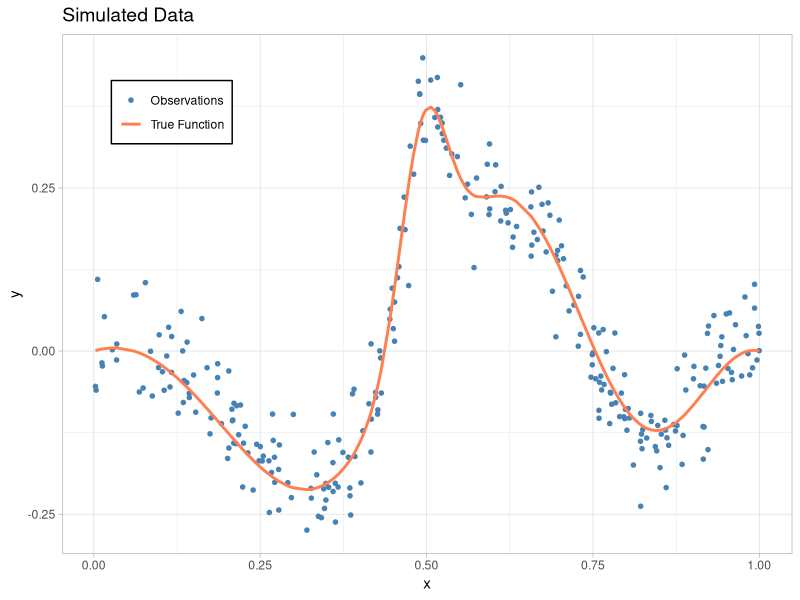
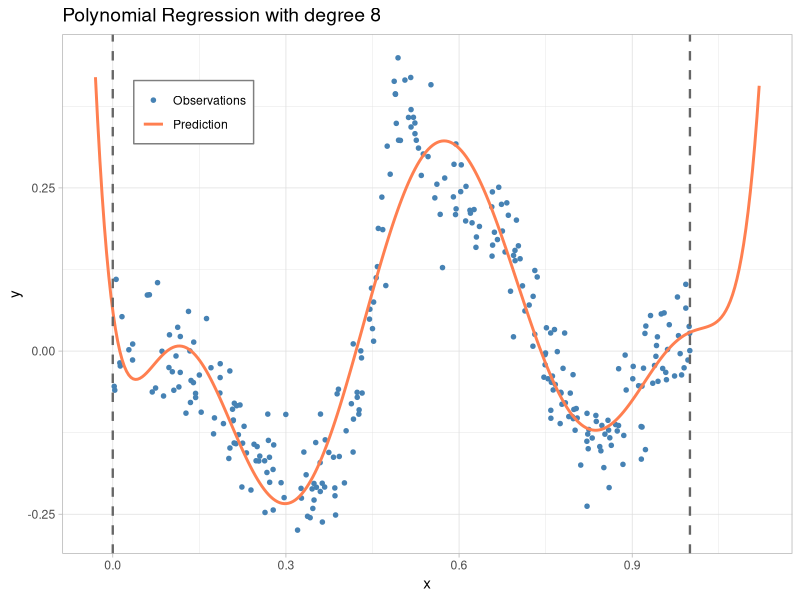
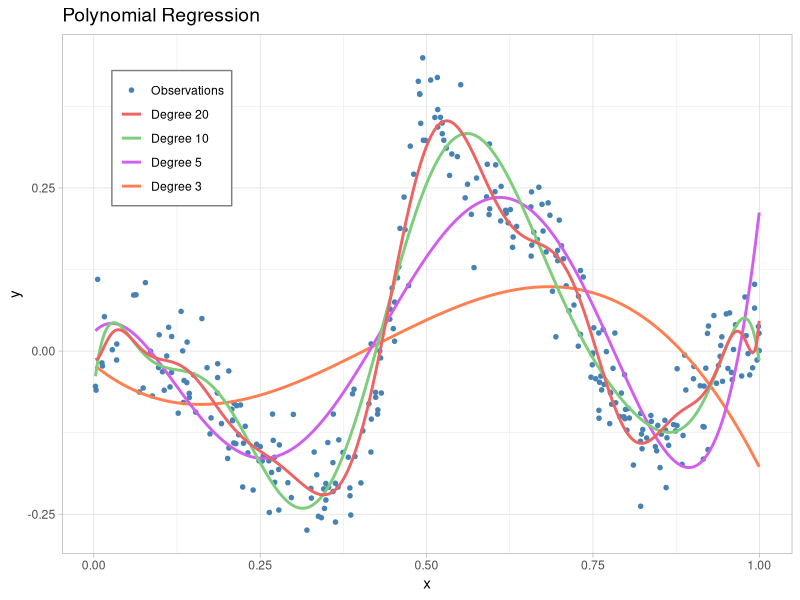

Write the R code that produced these figures, in order.
## ---- chunk 1
knitr::opts_chunk$set(echo = TRUE)
set.seed(2512)
## ---- chunk 2
# Generate X values
x <- runif(300, min=0, max=1)
x <- x[order(x)]

# Error term
eps <- rnorm(300, mean=0, sd=0.05)

# True and observed Y values
y.true <- -x * cos(5 * (x + 0.5)^2) * (x - 1) + 
          1.2 * exp(-(20^2) * (x - 0.5)^2) * (x - 1)^2
y.obs <- y.true + eps
## ---- chunk 3
library(ggplot2)
## ---- chunk 4
data <- data.frame(x, y.obs, y.true)
ggplot(data = data) +
  geom_point(aes(x = x, y = y.obs, color = "Observations"), 
             shape = 20, size = 2) +
  geom_path(aes(x = x, y = y.true, color = "True Function"), linewidth = 1) +
  scale_color_manual(values = c("Observations" = "steelblue", 
                                "True Function" = "coral")) +
  labs(title = "Simulated Data",
       x = "x",
       y = "y",
       color = NULL) +
  theme_light() +
  theme(plot.title = element_text(size = 14),
        legend.position = c(0.15, 0.85),  
        legend.background = element_rect(fill = "white",colour = "black")) 

# ggsave("graphs/PolynomialRegression.pdf", width = 10, height = 6, dpi = 300)
## ---- chunk 5
polynomial <- lm(y.obs ~ poly(x, degree=8, raw=TRUE))
x.pred <- seq(-0.03, 1.12, length.out = 300)
y.pred <- predict(polynomial, newdata = data.frame(x = x.pred))
## ---- chunk 6
data.polynomial <- data.frame(x, y.obs, x.pred, y.pred)
ggplot(data = data.polynomial) +
  geom_point(aes(x = x, y = y.obs, color = "Observations"), 
             shape = 20, size = 2) +
  geom_path(aes(x = x.pred, y = y.pred, color = "Prediction"), linewidth = 1) +
  geom_vline(xintercept = 0, linetype = "dashed", color = "gray40",
             linewidth = 0.8) +  
  geom_vline(xintercept = 1, linetype = "dashed", color = "gray40",
             linewidth = 0.8) +
  scale_color_manual(values = c("Observations" = "steelblue",
                                "Prediction" = "coral")) +
  labs(title = "Polynomial Regression with degree 8",
       x = "x",
       y = "y",
       color = NULL) +
  theme_light() +
  theme(plot.title = element_text(size = 14),
        legend.position = c(0.18, 0.85),  
        legend.background = element_rect(fill = "white", colour = "gray50")) 

# ggsave("graphs/PolynomialRegression1.pdf", width = 10, height = 6, dpi = 300)
## ---- chunk 7
poly.3  <- lm(y.obs ~ poly(x, degree=3, raw=TRUE))
poly.5  <- lm(y.obs ~ poly(x, degree=5, raw=TRUE))
poly.10 <- lm(y.obs ~ poly(x, degree=10, raw=TRUE))
poly.20 <- lm(y.obs ~ poly(x, degree=20, raw=TRUE))
## ---- chunk 8
summary(poly.3)
## ---- chunk 9
x.pred <- seq(min(x), max(x), length.out = 300)
y.pred3  <- predict(poly.3, newdata = data.frame(x = x.pred))
y.pred5  <- predict(poly.5, newdata = data.frame(x = x.pred))
y.pred10 <- predict(poly.10, newdata = data.frame(x = x.pred))
y.pred20 <- predict(poly.20, newdata = data.frame(x = x.pred))
## ---- chunk 10
data_pred <- data.frame(x, y.obs, x.pred, y.pred3, y.pred5, y.pred10, y.pred20)

ggplot(data = data_pred) +
  geom_point(aes(x = x, y = y.obs, color = "Observations"),
             shape = 20, size = 2) +
  geom_path(aes(x = x.pred, y=y.pred3, color = "Degree 3"), linewidth = 1) +
  geom_path(aes(x = x.pred, y=y.pred5, color = "Degree 5"), linewidth = 1) +
  geom_path(aes(x = x.pred, y=y.pred10, color = "Degree 10"), linewidth = 1) +
  geom_path(aes(x = x.pred, y=y.pred20, color = "Degree 20"), linewidth = 1) +
  scale_color_manual(values = c("Observations"="steelblue", 
                                "Degree 3"="coral", 
                                "Degree 5"="mediumorchid2", 
                                "Degree 10"="palegreen3", 
                                "Degree 20"="indianred2"), 
                     limits = c("Observations", "Degree 20", "Degree 10", 
                                "Degree 5", "Degree 3")) +
  labs(title = "Polynomial Regression",
       x = "x",
       y = "y",
       color = NULL) +
  theme_light() +
  theme(plot.title = element_text(size = 14),
        legend.position = c(0.15, 0.8),  
        legend.background = element_rect(fill = "white", colour = "gray50")) 

# ggsave("graphs/PolynomialRegression2.pdf", width = 10, height = 6, dpi = 300)
